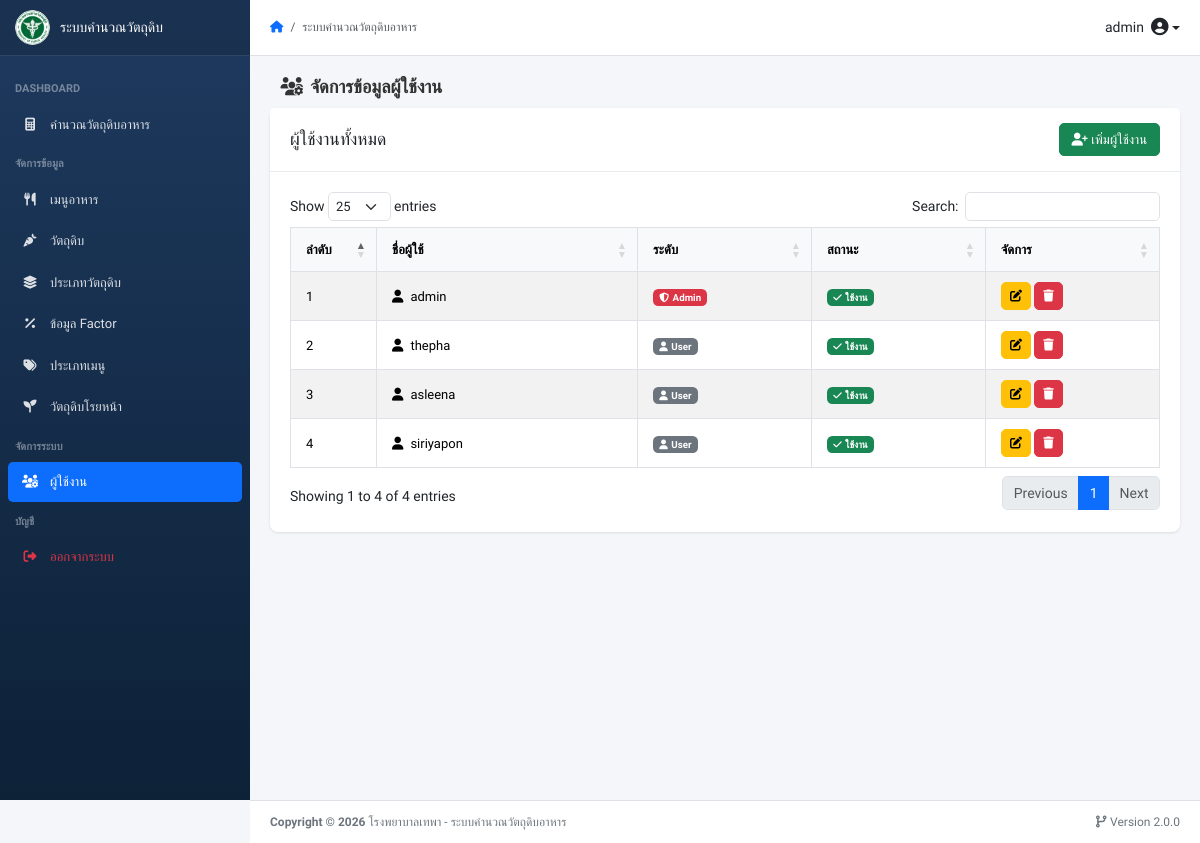
The page /user.php (signed in) on the database its author committed.
### tables this page shows
CREATE TABLE `user`  (
  `id` int NOT NULL AUTO_INCREMENT,
  `username` varchar(255) NOT NULL,
  `password` varchar(255) NOT NULL,
  `nameuser` varchar(255) NULL DEFAULT NULL,
  `status` varchar(2) NULL DEFAULT NULL,
  `level` varchar(20) NULL DEFAULT NULL,
  PRIMARY KEY (`id`) USING BTREE
);

### _db/connect.php (called while the page is built, shortened)
<?php
function generateCsrfToken(): string {
    return $_SESSION['csrf_token'];
}
function h(?string $string): string {
    return htmlspecialchars($string ?? '', ENT_QUOTES, 'UTF-8');
}
?>

### user.php (the view, shortened to what this page needs)
<?php
include '_db/connect.php';
$csrf_token = generateCsrfToken();
?>
<?php include("header.php"); ?>
<section class="content-header">
  <div class="container-fluid">
    <h1><i class="fas fa-users-cog me-2"></i>จัดการข้อมูลผู้ใช้งาน</h1>
  </div>
</section>
<section class="content">
  <div class="card">
    <div class="card-header">
      <div class="d-flex justify-content-between align-items-center">
        <h5 class="mb-0">ผู้ใช้งานทั้งหมด</h5>
        <button type="button" class="btn btn-success btn-sm" data-bs-toggle="modal" data-bs-target="#myModal">
          <i class="fas fa-user-plus me-1"></i>เพิ่มผู้ใช้งาน
        </button>
      </div>
    </div>
    <div class="card-body">
      <div class="table-responsive">
        <table id="example1" class="table table-bordered table-striped table-hover">
          <thead>
            <tr>
              <th style="width: 10%;">ลำดับ</th>
              <th style="width: 30%;">ชื่อผู้ใช้</th>
              <th style="width: 20%;">ระดับ</th>
              <th style="width: 20%;">สถานะ</th>
              <th style="width: 20%;">จัดการ</th>
            </tr>
          </thead>
          <tbody>
            <?php
            $sql = "SELECT * FROM user ORDER BY id ASC";
            $res = mysqli_query($conn, $sql);
            $i = 1;
            while ($row = mysqli_fetch_array($res)) { ?>
              <tr>
                <td><?= $i ?></td>
                <td><i class="fas fa-user me-2"></i><?= h($row['username']) ?></td>
                <td>
                  <?php if($row['level'] == 'admin'): ?>
                    <span class="badge bg-danger"><i class="fas fa-shield-alt me-1"></i>Admin</span>
                  <?php else: ?>
                    <span class="badge bg-secondary"><i class="fas fa-user me-1"></i>User</span>
                  <?php endif; ?>
                </td>
                <td>
                  <?php if($row['status'] == 'Y'): ?>
                    <span class="badge bg-success"><i class="fas fa-check me-1"></i>ใช้งาน</span>
                  <?php else: ?>
                    <span class="badge bg-warning"><i class="fas fa-times me-1"></i>ระงับ</span>
                  <?php endif; ?>
                </td>
                <td>
                  <button class="btn btn-warning btn-xs" data-bs-toggle="modal" data-bs-target="#modalUpdate<?= $row['id'] ?>">
                    <i class="fas fa-edit"></i>
                  </button>
                  <button class="btn btn-danger btn-xs" onclick="confirmDelete('crud/user_delete.php?user_id=<?= $row['id'] ?>&token=<?= $csrf_token ?>')">
                    <i class="fas fa-trash"></i>
                  </button>
                </td>
              </tr>
            <?php $i++; } ?>
          </tbody>
        </table>
      </div>
    </div>
  </div>
</section>
<?php include('footer.php'); ?>
</body>
</html>

### head.php (style rules this page uses)
:root { --sidebar-width: 250px; --header-height: 56px; --primary-color: #1e3a5f; --primary-dark: #0d2137; }
* { box-sizing: border-box; }
html, body { margin: 0; padding: 0; height: 100%; font-family: 'Sarabun', sans-serif; font-size: 14px; background: #f4f6f9; }
.content-header { padding: 20px 20px 10px; }
.content-header h1 { font-size: 1.3rem; font-weight: 600; margin: 0; color: #333; }
.content { flex: 1; padding: 0 20px 20px; }
.card { border: none; border-radius: 8px; box-shadow: 0 1px 3px rgba(0,0,0,0.1); margin-bottom: 20px; }
.card-header { background: #fff; border-bottom: 1px solid #e9ecef; padding: 15px 20px; font-weight: 500; }
.card-body { padding: 20px; }
.table { width: 100% !important; margin-bottom: 0; }
.table thead th { background: #f8f9fa; border-bottom: 2px solid #dee2e6; font-weight: 600; font-size: 13px; padding: 12px 15px; white-space: nowrap; }
.table tbody td { padding: 10px 15px; vertical-align: middle; font-size: 13px; }
.btn { border-radius: 5px; }
.btn-xs { padding: 4px 8px; font-size: 12px; }
.btn-sm { padding: 6px 12px; font-size: 13px; }

### rows shown on the page
user: username "admin", level "admin" (drawn), status "Y" (drawn)
user: username "thepha", level "user" (drawn), status "Y" (drawn)
user: username "asleena", level "user" (drawn), status "Y" (drawn)
user: username "siriyapon", level "user" (drawn), status "Y" (drawn)

### other values the page prints
$_SESSION['ses_username'] "admin"
